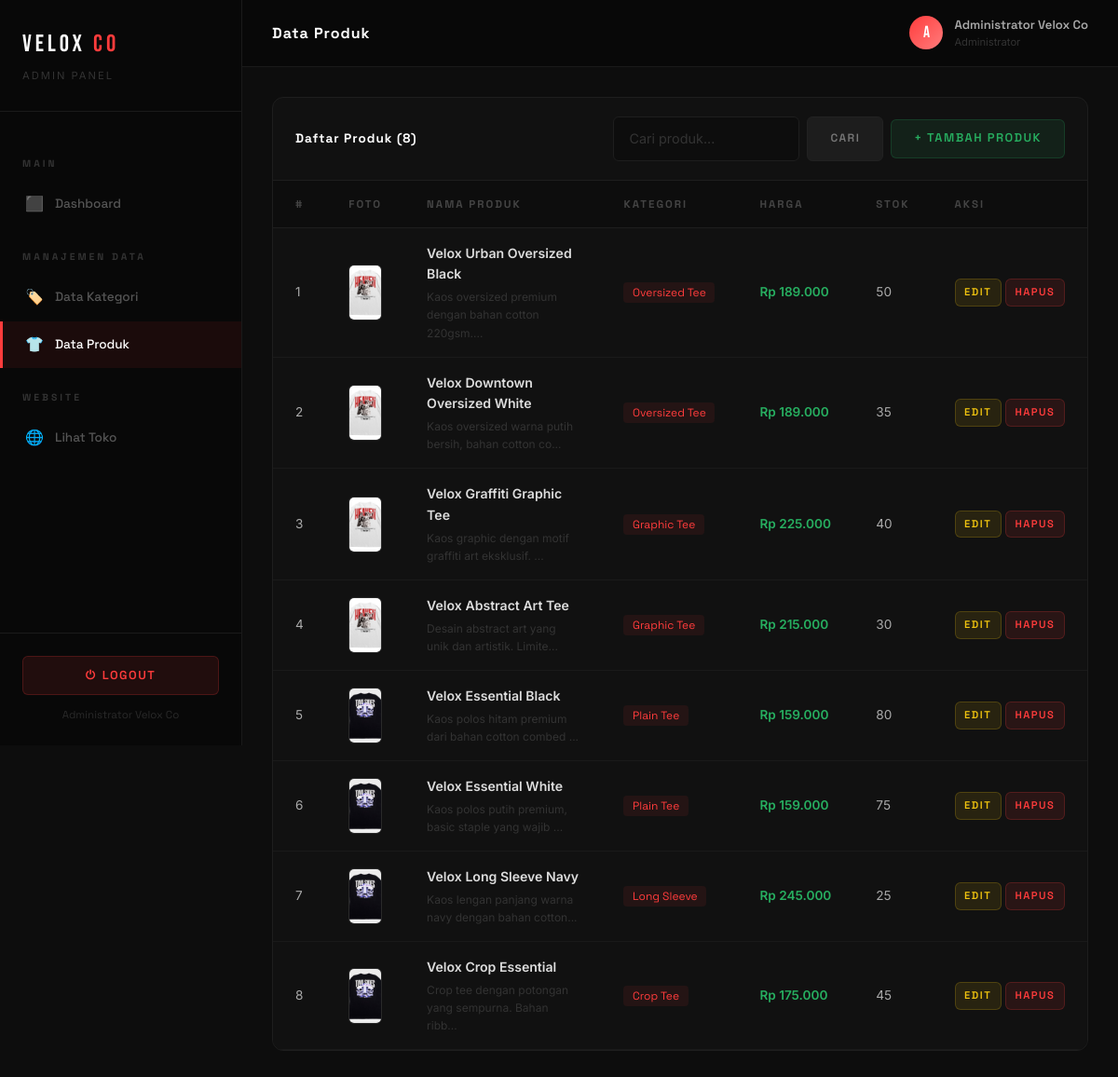
The page /admin/produk/produk.php (signed in) on the database its author committed.
### tables this page shows
CREATE TABLE `produk` (
  `id` int(11) NOT NULL,
  `id_kategori` int(11) NOT NULL,
  `nama_produk` varchar(200) NOT NULL,
  `harga` decimal(15,2) NOT NULL,
  `stok` int(11) NOT NULL DEFAULT 0,
  `gambar` varchar(255) DEFAULT NULL,
  `deskripsi` text DEFAULT NULL,
  `created_at` timestamp NOT NULL DEFAULT current_timestamp()
);

CREATE TABLE `kategori` (
  `id` int(11) NOT NULL,
  `nama_kategori` varchar(100) NOT NULL,
  `deskripsi` text DEFAULT NULL,
  `created_at` timestamp NOT NULL DEFAULT current_timestamp()
);

### admin/produk/produk.php (the view, shortened to what this page needs)
<?php
require_once '../../config/koneksi.php';
$search = trim($_GET['search'] ?? '');
$sql = "SELECT p.*, k.nama_kategori FROM produk p LEFT JOIN kategori k ON p.id_kategori = k.id";
$sql .= " ORDER BY p.created_at DESC";
$produks = $koneksi->query($sql);
?>
<!DOCTYPE html>
<html lang="id">
<head>
  <link rel="stylesheet" href="../../assets/bootstrap/css/bootstrap.min.css">
  <link rel="stylesheet" href="../../assets/css/style.css">
</head>
<body>
<div class="admin-wrapper">
  <?php include '../includes/sidebar.php'; ?>
  <div class="admin-main">
    <?php include '../includes/topbar.php'; ?>
    <div class="admin-content">
      <div class="admin-table-wrapper">
        <div class="admin-table-header" style="flex-wrap: wrap; gap: 0.75rem;">
          <div class="admin-table-title">Daftar Produk (<?= $produks ? $produks->num_rows : 0 ?>)</div>
          <div class="d-flex gap-2 align-items-center flex-wrap">
            <form method="GET" class="d-flex gap-2">
              <input type="text" name="search" class="form-control form-control-velox" placeholder="Cari produk..." value="<?= htmlspecialchars($search) ?>" style="font-size: 0.82rem; padding: 0.4rem 0.75rem; width: 200px;">
              <button type="submit" class="btn-velox btn-velox-secondary" style="font-size: 0.75rem; white-space: nowrap;">Cari</button>
            </form>
            <a href="tambah.php" class="btn-velox btn-velox-success">+ Tambah Produk</a>
          </div>
        </div>
        <div class="table-responsive">
          <table class="table table-dark-velox mb-0">
            <thead>
              <tr>
                <th width="40">#</th>
                <th width="60">Foto</th>
                <th>Nama Produk</th>
                <th>Kategori</th>
                <th>Harga</th>
                <th>Stok</th>
                <th width="160">Aksi</th>
              </tr>
            </thead>
            <tbody>
              <?php if ($produks && $produks->num_rows > 0): ?>
                <?php $no = 1; while ($p = $produks->fetch_assoc()): ?>
                <tr>
                  <td><?= $no++ ?></td>
                  <td>
                    <?php if ($p['gambar'] && file_exists('../../assets/img/' . $p['gambar'])): ?>
                      <img src="../../assets/img/<?= htmlspecialchars($p['gambar']) ?>" alt="" class="product-thumb">
                    <?php else: ?>
                      <div class="product-thumb-placeholder">👕</div>
                    <?php endif; ?>
                  </td>
                  <td>
                    <div style="color: #ddd; font-weight: 600; font-size: 0.88rem;"><?= htmlspecialchars($p['nama_produk']) ?></div>
                    <div style="color: #333; font-size: 0.75rem; margin-top: 0.2rem;"><?= htmlspecialchars(substr($p['deskripsi'] ?? '', 0, 50)) ?>...</div>
                  </td>
                  <td>
                    <span style="background: rgba(255,60,60,0.08); color: var(--accent); padding: 0.2rem 0.6rem; border-radius: 4px; font-size: 0.75rem; font-family: var(--font-ui); white-space: nowrap;">
                      <?= htmlspecialchars($p['nama_kategori']) ?>
                    </span>
                  </td>
                  <td style="color: #27ae60; font-weight: 600; white-space: nowrap;">Rp <?= number_format($p['harga'], 0, ',', '.') ?></td>
                  <td>
                    <?php if ($p['stok'] <= 5): ?>
                      <span style="color: #e74c3c; font-weight: 600;"><?= $p['stok'] ?></span>
                      <span style="font-size: 0.7rem; color: #c0392b; display: block;">⚠️ Hampir habis</span>
                    <?php else: ?>
                      <span style="color: #aaa;"><?= $p['stok'] ?></span>
                    <?php endif; ?>
                  </td>
                  <td>
                    <div class="d-flex gap-1">
                      <a href="edit.php?id=<?= $p['id'] ?>" class="btn-velox btn-velox-warning" style="font-size: 0.7rem; padding: 0.3rem 0.6rem;">Edit</a>
                      <a href="hapus.php?id=<?= $p['id'] ?>" class="btn-velox btn-velox-danger btn-delete-confirm" style="font-size: 0.7rem; padding: 0.3rem 0.6rem;">Hapus</a>
                    </div>
                  </td>
                </tr>
                <?php endwhile; ?>
              <?php endif; ?>
            </tbody>
          </table>
        </div>
      </div>
    </div>
  </div>
</div>
</body>
</html>

### assets/css/style.css (style rules this page uses)
:root { --primary: #0a0a0a; --secondary: #1a1a1a; --accent: #ff3c3c; --accent-hover: #e62222; --gold: #d4af37; --text-light: #f5f5f5; --text-muted: #888; --border: #2a2a2a; --card-bg: #111111; --white: #ffffff; --gradient-hero: linear-gradient(135deg, #0a0a0a 0%, #1a1a1a 50%, #0d0d0d 100%); --gradient-accent: linear-gradient(135deg, #ff3c3c, #ff7c7c); --shadow-card: 0 8px 32px rgba(0,0,0,0.4); --shadow-hover: 0 16px 48px rgba(255,60,60,0.15); --font-display: 'Bebas Neue', sans-serif; --font-body: 'Inter', sans-serif; --font-ui: 'Space Grotesk', sans-serif; --transition: all 0.3s cubic-bezier(0.4, 0, 0.2, 1); --radius: 12px; --radius-sm: 6px; }
* { margin: 0; padding: 0; box-sizing: border-box; }
html { scroll-behavior: smooth; }
body { font-family: var(--font-body); background-color: var(--primary); color: var(--text-light); line-height: 1.6; overflow-x: hidden; }
a { text-decoration: none; transition: var(--transition); }
img { max-width: 100%; }
.admin-wrapper { display: flex; min-height: 100vh; background: #0d0d0d; font-family: var(--font-body); }
.admin-main { flex: 1; margin-left: 260px; display: flex; flex-direction: column; min-height: 100vh; }
.admin-content { flex: 1; padding: 2rem; }
.admin-table-wrapper { background: #111; border: 1px solid #1e1e1e; border-radius: var(--radius); overflow: hidden; }
.admin-table-header { padding: 1.25rem 1.5rem; border-bottom: 1px solid #1e1e1e; display: flex; align-items: center; justify-content: space-between; }
.admin-table-title { font-family: var(--font-ui); font-size: 0.85rem; font-weight: 700; color: var(--white); letter-spacing: 1px; }
.table-dark-velox { margin: 0; }
.table-dark-velox thead th { background: #0d0d0d !important; color: #444; font-family: var(--font-ui); font-size: 0.72rem; font-weight: 700; letter-spacing: 2px; text-transform: uppercase; padding: 1rem 1.5rem; border-color: #1e1e1e !important; }
.table-dark-velox tbody td { background: #111 !important; color: #aaa; font-size: 0.85rem; padding: 1rem 1.5rem; border-color: #1a1a1a !important; vertical-align: middle; }
.form-control-velox { background: #0d0d0d !important; border: 1px solid #1e1e1e !important; border-radius: var(--radius-sm) !important; color: var(--white) !important; font-family: var(--font-body) !important; font-size: 0.9rem !important; padding: 0.75rem 1rem !important; transition: var(--transition) !important; }
.form-control-velox::placeholder { color: #333 !important; }
.btn-velox { font-family: var(--font-ui); font-size: 0.8rem; font-weight: 600; letter-spacing: 1.5px; text-transform: uppercase; padding: 0.6rem 1.5rem; border-radius: var(--radius-sm); cursor: pointer; transition: var(--transition); border: none; display: inline-flex; align-items: center; gap: 0.4rem; }
.btn-velox-danger { background: rgba(255,60,60,0.1); color: var(--accent); border: 1px solid rgba(255,60,60,0.2); }
.btn-velox-success { background: rgba(39,174,96,0.1); color: #27ae60; border: 1px solid rgba(39,174,96,0.2); }
.btn-velox-warning { background: rgba(241,196,15,0.1); color: #f1c40f; border: 1px solid rgba(241,196,15,0.2); }
.btn-velox-secondary { background: rgba(255,255,255,0.05); color: #777; border: 1px solid #222; }
.product-thumb { width: 50px; height: 60px; object-fit: cover; border-radius: 6px; border: 1px solid #2a2a2a; }

### rows shown on the page
produk: gambar (picture), nama_produk "Velox Urban Oversized Black", deskripsi "Kaos oversized premium dengan bahan cotton 220gsm.", id_kategori.nama_kategori "Oversized Tee", harga "189.000", stok "50"
produk: gambar (picture), nama_produk "Velox Downtown Oversized White", deskripsi "Kaos oversized warna putih bersih, bahan cotton co", id_kategori.nama_kategori "Oversized Tee", harga "189.000", stok "35"
produk: gambar (picture), nama_produk "Velox Graffiti Graphic Tee", deskripsi "Kaos graphic dengan motif graffiti art eksklusif.", id_kategori.nama_kategori "Graphic Tee", harga "225.000", stok "40"
produk: gambar (picture), nama_produk "Velox Abstract Art Tee", deskripsi "Desain abstract art yang unik dan artistik. Limite", id_kategori.nama_kategori "Graphic Tee", harga "215.000", stok "30"
produk: gambar (picture), nama_produk "Velox Essential Black", deskripsi "Kaos polos hitam premium dari bahan cotton combed", id_kategori.nama_kategori "Plain Tee", harga "159.000", stok "80"
produk: gambar (picture), nama_produk "Velox Essential White", deskripsi "Kaos polos putih premium, basic staple yang wajib", id_kategori.nama_kategori "Plain Tee", harga "159.000", stok "75"
produk: gambar (picture), nama_produk "Velox Long Sleeve Navy", deskripsi "Kaos lengan panjang warna navy dengan bahan cotton", id_kategori.nama_kategori "Long Sleeve", harga "245.000", stok "25"
produk: gambar (picture), nama_produk "Velox Crop Essential", deskripsi "Crop tee dengan potongan yang sempurna. Bahan ribb", id_kategori.nama_kategori "Crop Tee", harga "175.000", stok "45"

### other values the page prints
$_SESSION['admin_nama'] "Administrator Velox Co"
$page_title "Data Produk"
substr($_SESSION['admin_username'] ?? 'A', 0, 1) "A"
$produks->num_rows "8"
